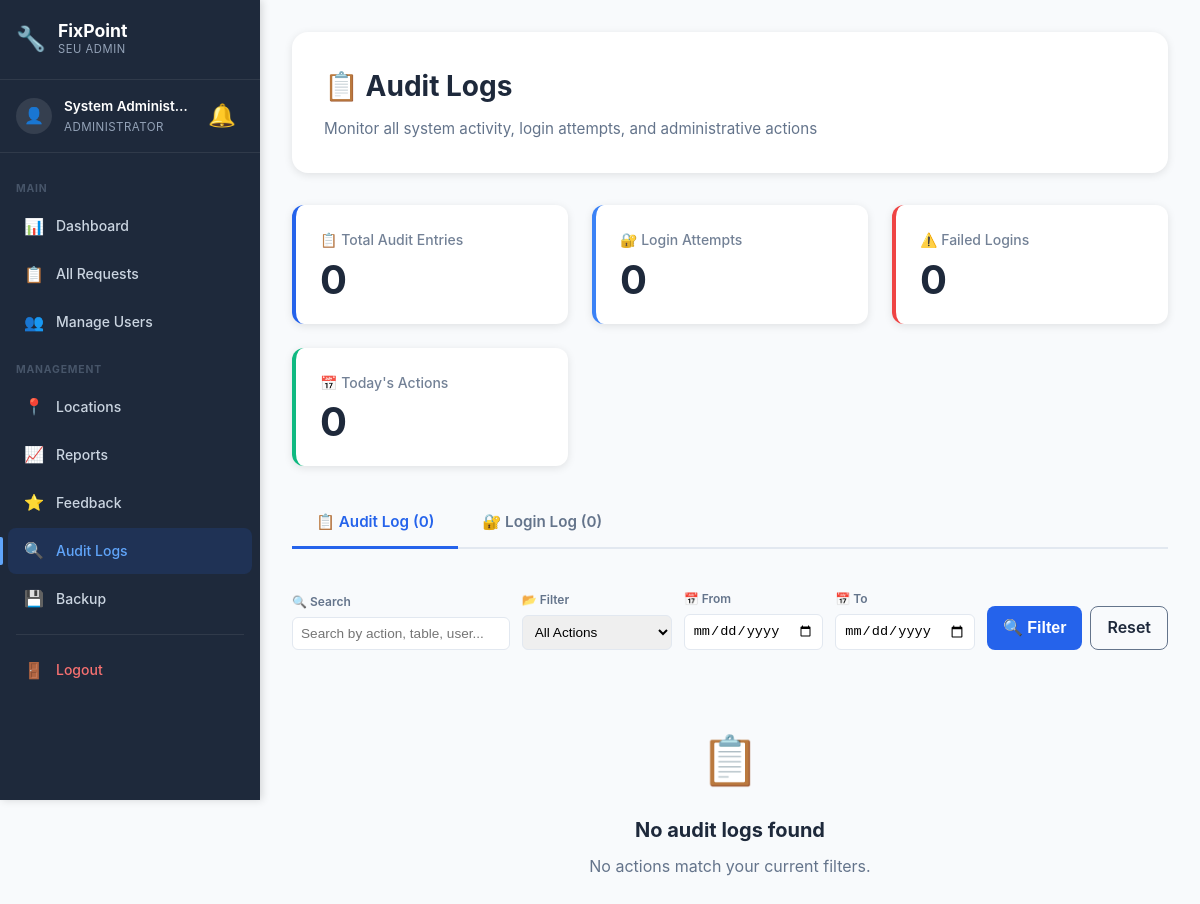
/admin/audit-logs.php (signed in), run on an earlier commit of the app's database.
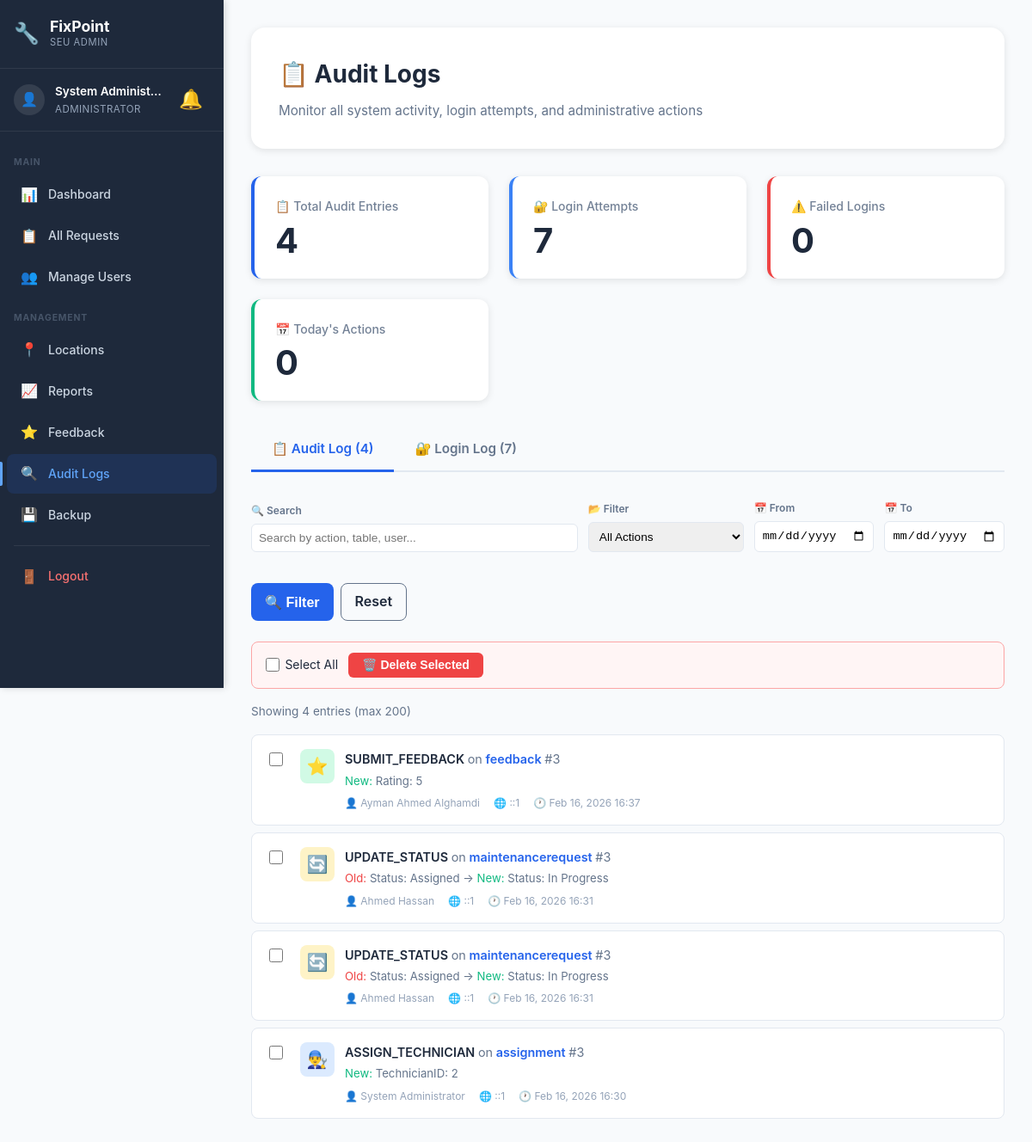
And on a later commit of the database.
### tables this page shows
CREATE TABLE `auditlog` (
  `AuditID` int(11) NOT NULL,
  `UserID` int(11) DEFAULT NULL,
  `Action` varchar(100) NOT NULL,
  `TableName` varchar(100) DEFAULT NULL,
  `RecordID` int(11) DEFAULT NULL,
  `OldValue` text DEFAULT NULL,
  `NewValue` text DEFAULT NULL,
  `IPAddress` varchar(45) DEFAULT NULL,
  `PerformedAt` timestamp NOT NULL DEFAULT current_timestamp()
);

CREATE TABLE `user` (
  `UserID` int(11) NOT NULL,
  `RoleID` int(11) NOT NULL,
  `Name` varchar(100) NOT NULL,
  `Email` varchar(100) NOT NULL,
  `Password` varchar(255) NOT NULL,
  `Phone` varchar(20) DEFAULT NULL,
  `MaxRequestsPerWeek` int(11) DEFAULT 2,
  `MaxRequestsPerMonth` int(11) DEFAULT 8,
  `CreatedAt` timestamp NOT NULL DEFAULT current_timestamp()
);

### config/helpers.php (called while the page is built, shortened)
<?php
function formatDate($date, $format = 'M d, Y H:i') {
    return date($format, strtotime($date));
}
function e($string) {
    return htmlspecialchars($string, ENT_QUOTES, 'UTF-8');
}
?>

### admin/audit-logs.php (the view, shortened to what the changed rows need)
<?php
require_once __DIR__ . '/../config/database.php';
require_once __DIR__ . '/../config/helpers.php';
$tab = isset($_GET['tab']) ? $_GET['tab'] : 'audit';
$audit_logs = [];
if ($tab === 'audit') {
    $sql = "SELECT
                al.AuditID,
                al.Action,
                al.TableName,
                al.RecordID,
                al.OldValue,
                al.NewValue,
                al.IPAddress,
                al.PerformedAt,
                u.Name as UserName,
                u.Email as UserEmail
            FROM auditlog al
            LEFT JOIN user u ON al.UserID = u.UserID
            WHERE 1=1";
    $sql .= " ORDER BY al.PerformedAt DESC LIMIT 200";
    $audit_logs = $conn->query($sql)->fetch_all(MYSQLI_ASSOC);
}
$audit_count = $conn->query("SELECT COUNT(*) as c FROM auditlog")->fetch_assoc()['c'];
$login_count = $conn->query("SELECT COUNT(*) as c FROM loginlog")->fetch_assoc()['c'];
function getActionIcon($action) {
    $icons = [
        'SUBMIT_REQUEST' => '📝',
        'ASSIGN_TECHNICIAN' => '👨‍🔧',
        'AUTO_ASSIGN' => '⚡',
        'UPDATE_STATUS' => '🔄',
        'SUBMIT_FEEDBACK' => '⭐',
        'PASSWORD_RESET' => '🔑',
        'ADD_LOCATION' => '📍',
        'EDIT_LOCATION' => '✏️',
        'DELETE_LOCATION' => '🗑️',
    ];
    return $icons[$action] ?? '📋';
}
function getActionColor($action) {
    if (strpos($action, 'ADD') !== false || strpos($action, 'SUBMIT') !== false) return '#d1fae5';
    if (strpos($action, 'ASSIGN') !== false) return '#dbeafe';
    if (strpos($action, 'UPDATE') !== false || strpos($action, 'EDIT') !== false) return '#fef3c7';
    return '#f1f5f9';
}
?>
<!DOCTYPE html>
<html lang="en">
<head>
    <link rel="stylesheet" href="../assets/css/style.css">
    <link rel="stylesheet" href="../assets/css/dashboard.css">
    <link rel="stylesheet" href="../assets/css/sidebar.css">
</head>
<body class="has-sidebar">
    <div class="main-content">
    <div class="dashboard">
        <div class="dashboard-container">
            <div class="dashboard-header">
                <h1 class="welcome-text">📋 Audit Logs</h1>
            </div>
            <div class="stats-grid">
                <div class="stat-card">
                    <div class="stat-label">📋 Total Audit Entries</div>
                    <div class="stat-value"><?php echo $audit_count; ?></div>
                </div>
                <div class="stat-card info">
                    <div class="stat-label">🔐 Login Attempts</div>
                    <div class="stat-value"><?php echo $login_count; ?></div>
                </div>
            </div>
            <div class="tab-nav">
                <a href="audit-logs.php?tab=audit" class="tab-btn <?php echo $tab === 'audit' ? 'active' : ''; ?>">
                    📋 Audit Log (<?php echo $audit_count; ?>)
                </a>
                <a href="audit-logs.php?tab=login" class="tab-btn <?php echo $tab === 'login' ? 'active' : ''; ?>">
                    🔐 Login Log (<?php echo $login_count; ?>)
                </a>
            </div>
            <?php if ($tab === 'audit'): ?>
                <?php if (count($audit_logs) > 0): ?>
                    <form method="POST">
                        <div class="delete-bar">
                            <label style="font-size:0.875rem;color:#1e293b;display:flex;align-items:center;gap:0.4rem;cursor:pointer;">
                                <input type="checkbox" id="selectAll" style="width:16px;height:16px;"> Select All
                            </label>
                            <button type="submit" name="delete_selected" class="btn-danger" onclick="return confirm('Delete selected?')">🗑️ Delete Selected</button>
                        </div>
                        <div style="color:#64748b;font-size:0.85rem;margin-bottom:1rem;">
                            Showing <?php echo count($audit_logs); ?> entries (max 200)
                        </div>
                    <?php foreach ($audit_logs as $log): ?>
                        <div class="log-card" style="display:flex;align-items:flex-start;gap:0.75rem;">
                            <input type="checkbox" name="selected_ids[]" value="<?php echo $log['AuditID']; ?>" class="log-checkbox item-cb" style="margin-top:0.25rem;">
                            <div class="log-icon" style="background: <?php echo getActionColor($log['Action']); ?>;">
                                <?php echo getActionIcon($log['Action']); ?>
                            </div>
                            <div class="log-content">
                                <div class="log-action">
                                    <?php echo e($log['Action']); ?>
                                    <?php if ($log['TableName']): ?>
                                        <span style="color: #64748b; font-weight: 400;">on</span>
                                        <span style="color: #2563eb;"><?php echo e($log['TableName']); ?></span>
                                    <?php endif; ?>
                                    <?php if ($log['RecordID']): ?>
                                        <span style="color: #64748b; font-weight: 400;">#<?php echo $log['RecordID']; ?></span>
                                    <?php endif; ?>
                                </div>
                                <div class="log-details">
                                    <?php if ($log['OldValue']): ?>
                                        <span style="color: #ef4444;">Old:</span> <?php echo e($log['OldValue']); ?> →
                                    <?php endif; ?>
                                    <?php if ($log['NewValue']): ?>
                                        <span style="color: #10b981;">New:</span> <?php echo e($log['NewValue']); ?>
                                    <?php endif; ?>
                                </div>
                                <div class="log-meta">
                                    <span>👤 <?php echo $log['UserName'] ? e($log['UserName']) : 'System'; ?></span>
                                    <span>🌐 <?php echo e($log['IPAddress']); ?></span>
                                    <span>🕐 <?php echo formatDate($log['PerformedAt']); ?></span>
                                </div>
                            </div>
                        </div>
                    <?php endforeach; ?>
                    </form>
                <?php else: ?>
                    <div class="no-requests">
                        <div class="no-requests-icon">📋</div>
                        <h3>No audit logs found</h3>
                        <p>No actions match your current filters.</p>
                    </div>
                <?php endif; ?>
            <?php endif; ?>
        </div>
    </div>
    </div>
</body>
</html>

What changed in the data, as far as the page shows it:
added auditlog: Action "⭐", Action "SUBMIT_FEEDBACK", TableName "feedback", RecordID "3", NewValue "Rating: 5", UserID.Name "Ayman Ahmed Alghamdi", IPAddress "::1", PerformedAt "Feb 16, 2026 16:37"
added auditlog: Action "🔄", Action "UPDATE_STATUS", TableName "maintenancerequest", RecordID "3", OldValue "Status: Assigned", NewValue "Status: In Progress", UserID.Name "Ahmed Hassan", IPAddress "::1", PerformedAt "Feb 16, 2026 16:31"
added auditlog: Action "🔄", Action "UPDATE_STATUS", TableName "maintenancerequest", RecordID "3", OldValue "Status: Assigned", NewValue "Status: In Progress", UserID.Name "Ahmed Hassan", IPAddress "::1", PerformedAt "Feb 16, 2026 16:31"
added auditlog: Action "👨‍🔧", Action "ASSIGN_TECHNICIAN", TableName "assignment", RecordID "3", NewValue "TechnicianID: 2", UserID.Name "System Administrator", IPAddress "::1", PerformedAt "Feb 16, 2026 16:30"
Also different on the page:
$audit_count: "0" → "4"
$login_count: "0" → "7"
form field value: (not shown) → "☐"
count($audit_logs): (not shown) → "4"
text no longer shown: "📋 No audit logs found No actions match your current filters."
text now shown: "Select All 🗑️ Delete Selected Showing entries (max 200)"
